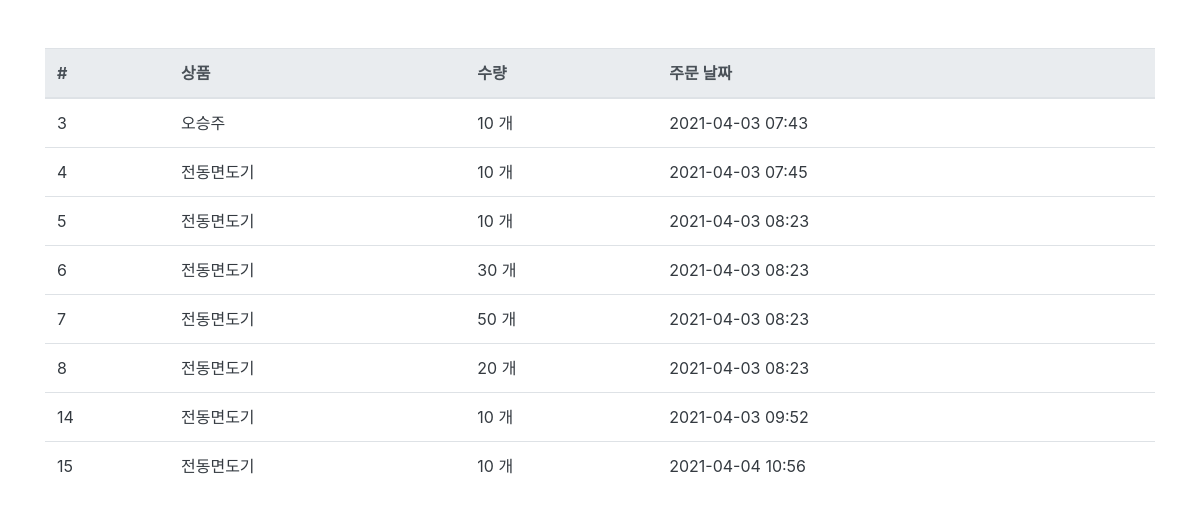
/order/ (signed in), run on the app's committed database.
### order/models.py (models this page shows, shortened)
class Order(models.Model):
    fcuser = models.ForeignKey("fcuser.Fcuser", verbose_name=" 사용자" , on_delete=models.CASCADE)
    product = models.ForeignKey('product.Product', verbose_name = "상품", on_delete=models.CASCADE)
    quantity = models.IntegerField(verbose_name = "수량")
    register_date = models.DateTimeField(verbose_name = "등록 날짜", auto_now_add=True)
    class Meta:
        db_table = "order"
        verbose_name = "주문"
        verbose_name_plural = "주문"

### product/models.py (models this page shows)
class Product(models.Model):
    name = models.CharField(verbose_name = "상품명", max_length=50)
    price = models.IntegerField(verbose_name = "상품가격")
    description = models.TextField(verbose_name = "상품설명")
    stock = models.IntegerField(verbose_name = "재고")
    register_date = models.DateTimeField(verbose_name = "상품등록일", auto_now_add=True)
    def __str__(self):
        return self.name
    class Meta:
        db_table = "product"
        verbose_name = "상품"
        verbose_name_plural = "상품"

### order/views.py (the view)
# urls.py: path('order/', OrderList.as_view()),
@method_decorator(login_required, name = 'dispatch')
class OrderList(ListView):
    model = Order
    template_name = 'order.html'
    context_object_name = "ordered_list"
    def get_queryset(self, **kwargs):
        queryset = Order.objects.filter(fcuser__email=self.request.session.get('user'))
        return queryset

### fcuser/decorator.py (called while the page is built)
def login_required(function):
    def wrap(request, *args, **kwards):  # 데코레이팅 당하는 함수의 인수까지 고려해주어야 하므로
        email = request.session.get('user')
        if email == None or not email:
            return redirect('/login')
        return function(request, *args, **kwards)
    return wrap

### order/templates/order.html
{% extends "base.html" %}
{% load humanize %}
{%block contents%}
<div class="row mt-5">
<div class="col-12">
    <table class="table">
 <thead class="thead-light">
   <tr>
      <th>#</th>
      <th>상품</th>
      <th>수량</th>
      <th>주문 날짜</th>
   </tr>
 </thead>
 <tbody class="text-dark">
 {% for order in ordered_list%}
   <tr>
       <td>{{order.id}}</td>
      <td>{{order.product}}</td>
      <td>{{order.quantity|intcomma }} 개</td>
      <td>{{order.register_date| date:'Y-m-d H:i'}}</td>
   </tr>
   {%endfor%}
 </tbody>
</table>
</div>
</div>
{%endblock%}

### data on the page
Order: id "3", product "오승주", quantity "10", register_date "2021-04-03 07:43"
Order: id "4", product "전동면도기", quantity "10", register_date "2021-04-03 07:45"
Order: id "5", product "전동면도기", quantity "10", register_date "2021-04-03 08:23"
Order: id "6", product "전동면도기", quantity "30", register_date "2021-04-03 08:23"
Order: id "7", product "전동면도기", quantity "50", register_date "2021-04-03 08:23"
Order: id "8", product "전동면도기", quantity "20", register_date "2021-04-03 08:23"
Order: id "14", product "전동면도기", quantity "10", register_date "2021-04-03 09:52"
Order: id "15", product "전동면도기", quantity "10", register_date "2021-04-04 10:56"
